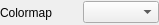
<?xml version="1.0" encoding="UTF-8"?>
<ui version="4.0">
 <class>ColormapSelection</class>
 <widget class="QWidget" name="ColormapSelection">
  <property name="geometry">
   <rect>
    <x>0</x>
    <y>0</y>
    <width>159</width>
    <height>25</height>
   </rect>
  </property>
  <property name="windowTitle">
   <string>Form</string>
  </property>
  <layout class="QHBoxLayout" name="horizontalLayout">
   <property name="leftMargin">
    <number>0</number>
   </property>
   <property name="topMargin">
    <number>0</number>
   </property>
   <property name="rightMargin">
    <number>0</number>
   </property>
   <property name="bottomMargin">
    <number>0</number>
   </property>
   <item>
    <widget class="QLabel" name="label">
     <property name="text">
      <string>Colormap</string>
     </property>
    </widget>
   </item>
   <item>
    <widget class="QComboBox" name="comboBox"/>
   </item>
  </layout>
 </widget>
 <resources/>
 <connections/>
</ui>
